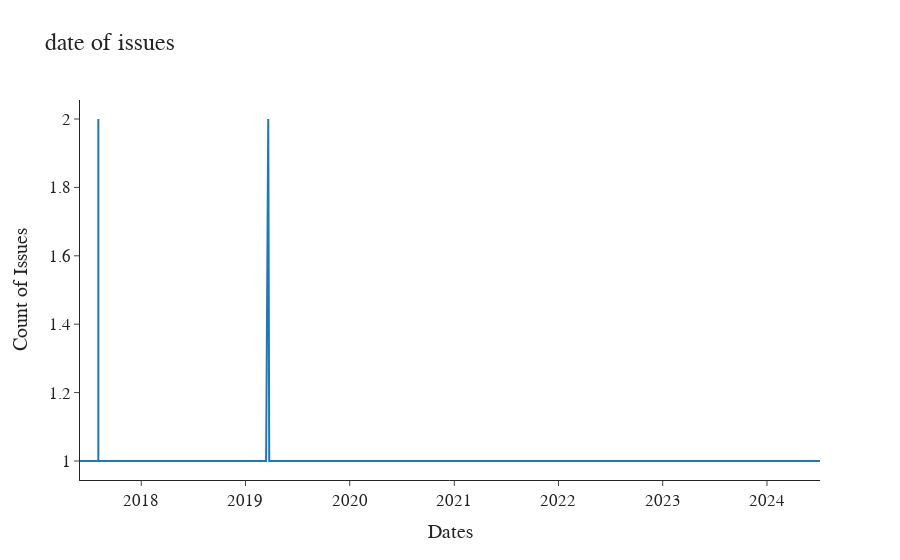

Source (notebook cell):
### Code cell
time = df.groupby(['Created']).size()
fig = px.line(df, 
              x=time.index, 
              y=time.values, 
              title = 'date of issues',
              template='simple_white')

fig.update_layout(
    xaxis_title = 'Dates',
    yaxis_title = 'Count of Issues',
    font=dict(size=17,family="Times New Roman"),)
fig.show()

### Figure 1 — Plotly figure (JSON) as saved in the notebook; plotly's stock layout.template omitted (floating-point values rounded to 4 significant figures; data arrays with more than 128 entries replaced by an {"elided": "..."} marker saying what was removed)
{"data": [{"hovertemplate": "x=%{x}<br>y=%{y}<extra></extra>", "legendgroup": "", "line": {"color": "#1F77B4", "dash": "solid"}, "marker": {"symbol": "circle"}, "mode": "lines", "name": "", "orientation": "v", "showlegend": false, "type": "scatter", "x": {"elided": "288 str values"}, "xaxis": "x", "y": {"elided": "288 int values"}, "yaxis": "y"}], "layout": {"font": {"family": "Times New Roman", "size": 17}, "legend": {"tracegroupgap": 0}, "title": {"text": "date of issues"}, "xaxis": {"anchor": "y", "domain": [0, 1], "title": {"text": "Dates"}}, "yaxis": {"anchor": "x", "domain": [0, 1], "title": {"text": "Count of Issues"}}}}
